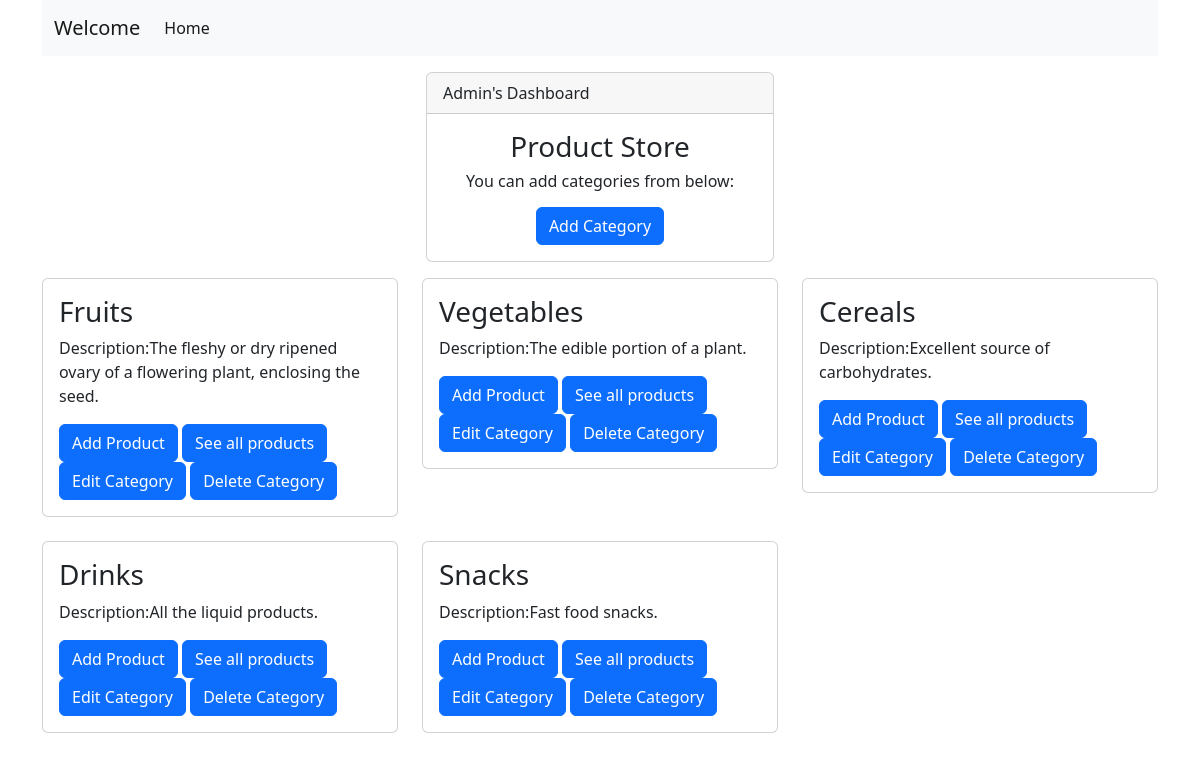
The page /dashboard (signed in) on the database its author committed.
### applications/models.py (models this page shows)
class Category(db.Model):
    __tablename__="categories"
    id=db.Column(db.Integer,primary_key=True,autoincrement=True)
    name=db.Column(db.String,unique=True,nullable=False)
    description=db.Column(db.String)
    owner=db.Column(db.Integer,nullable=False)

### applications/controllers.py (the view)
@app.route("/dashboard")
def dashboard():
    if "user" in session:
        user=User.query.filter_by(name=session["user"]).first()
        if user.admin:
            categories=Category.query.all()
            return render_template("dashboard.html",categories=categories)
    return redirect("/home")

### templates/dashboard.html (shortened to what this page needs)
<!DOCTYPE html>
<html lang="en">
<head>
    <link href="https://cdn.jsdelivr.net/npm/bootstrap@5.2.3/dist/css/bootstrap.min.css" rel="stylesheet">
</head>
<body>
    <div class="container">
        <nav class="navbar navbar-expand-lg bg-light">
            <div class="container-fluid">
              <a class="navbar-brand">Welcome {{ user }}</a>
              <div class="collapse navbar-collapse" id="navbarSupportedContent">
                <ul class="navbar-nav me-auto mb-2 mb-lg-0">
                  <li class="nav-item">
                    <a class="nav-link active" aria-current="page" href="/home">Home</a>
                  </li>
                </ul>
            </div>
          </div>
        </nav>
    </div>
    <div class="container row mx-auto row-cols" >
        <div class="container py-3 col-4" >
            <div class="card">
                <div class="card-header">
                    Admin's Dashboard
                </div>
                <div class="card-body">
                    <center><h3 class="card-title">Product Store</h4>
                    <h6 class="card-text">You can add categories from below:</p>
                    <a href="/category_add" class="btn btn-primary">Add Category </a>
                    </center>
                </div>
            </div>
        </div>
    </div>
    <div class="container">
      <div class="row row-cols-1 row-cols-md-3 g-4">
        {% for cat in categories %}
        <div class="col">
          <div class="card">
            <div class="card-body">
              <h3 class="card-title">{{cat.name}}</h3>
              <p class="card-text">Description:{{cat.description}}</p>
              <a href="/product_add/{{cat.id}}" class="btn btn-primary">Add Product</a>
              <a href="/all_products/{{cat.id}}" class="btn btn-primary">See all products</a>
              <a href="/category_edit/{{cat.id}}" class="btn btn-primary">Edit Category</a>
              <a href="/category_delete/{{cat.id}}" class="btn btn-primary">Delete Category</a>
            </div>
          </div>
        </div>
        {% endfor %}
      </div>
    </div>
  </body>
</html>

### rows shown on the page
Category: name "Fruits", description "The fleshy or dry ripened ovary of a flowering plant, enclosing the seed."
Category: name "Vegetables", description "The edible portion of a plant."
Category: name "Cereals", description "Excellent source of carbohydrates."
Category: name "Drinks", description "All the liquid products."
Category: name "Snacks", description "Fast food snacks."
